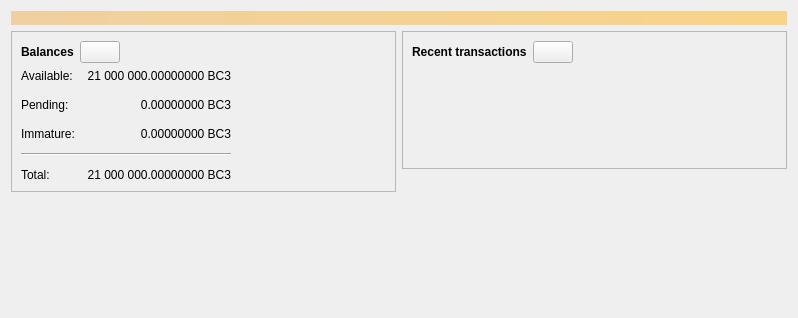
<?xml version="1.0" encoding="UTF-8"?>
<ui version="4.0">
 <class>OverviewPage</class>
 <widget class="QWidget" name="OverviewPage">
  <property name="geometry">
   <rect>
    <x>0</x>
    <y>0</y>
    <width>798</width>
    <height>318</height>
   </rect>
  </property>
  <property name="windowTitle">
   <string>Form</string>
  </property>
  <layout class="QVBoxLayout" name="topLayout">
   <item>
    <widget class="QLabel" name="labelAlerts">
     <property name="visible">
      <bool>false</bool>
     </property>
     <property name="styleSheet">
      <string notr="true">QLabel { background-color: qlineargradient(x1: 0, y1: 0, x2: 1, y2: 0, stop:0 #F0D0A0, stop:1 #F8D488); color:#000000; }</string>
     </property>
     <property name="wordWrap">
      <bool>true</bool>
     </property>
     <property name="margin">
      <number>3</number>
     </property>
     <property name="textInteractionFlags">
      <set>Qt::TextSelectableByMouse</set>
     </property>
    </widget>
   </item>
   <item>
    <layout class="QHBoxLayout" name="horizontalLayout" stretch="1,1">
     <item>
      <layout class="QVBoxLayout" name="verticalLayout_2">
       <item>
        <widget class="QFrame" name="frame">
         <property name="frameShape">
          <enum>QFrame::StyledPanel</enum>
         </property>
         <property name="frameShadow">
          <enum>QFrame::Raised</enum>
         </property>
         <layout class="QVBoxLayout" name="verticalLayout_4">
          <item>
           <layout class="QHBoxLayout" name="horizontalLayout_4">
            <item>
             <widget class="QLabel" name="label_5">
              <property name="font">
               <font>
                <weight>75</weight>
                <bold>true</bold>
               </font>
              </property>
              <property name="text">
               <string>Balances</string>
              </property>
             </widget>
            </item>
            <item>
             <widget class="QPushButton" name="labelWalletStatus">
              <property name="enabled">
               <bool>true</bool>
              </property>
              <property name="maximumSize">
               <size>
                <width>45</width>
                <height>16777215</height>
               </size>
              </property>
              <property name="toolTip">
               <string>The displayed information may be out of date. Your wallet automatically synchronizes with the BitcoinIII network after a connection is established, but this process has not completed yet.</string>
              </property>
              <property name="text">
               <string/>
              </property>
              <property name="icon">
               <iconset resource="../bitcoin.qrc">
                <normaloff>:/icons/warning</normaloff>
                <disabledoff>:/icons/warning</disabledoff>:/icons/warning</iconset>
              </property>
              <property name="iconSize">
               <size>
                <width>24</width>
                <height>24</height>
               </size>
              </property>
             </widget>
            </item>
            <item>
             <spacer name="horizontalSpacer_3">
              <property name="orientation">
               <enum>Qt::Horizontal</enum>
              </property>
              <property name="sizeHint" stdset="0">
               <size>
                <width>40</width>
                <height>20</height>
               </size>
              </property>
             </spacer>
            </item>
           </layout>
          </item>
          <item>
           <layout class="QGridLayout" name="gridLayout">
            <property name="spacing">
             <number>12</number>
            </property>
            <item row="1" column="1">
             <widget class="QLabel" name="labelUnconfirmed">
              <property name="cursor">
               <cursorShape>IBeamCursor</cursorShape>
              </property>
              <property name="toolTip">
               <string>Total of transactions that have yet to be confirmed, and do not yet count toward the spendable balance</string>
              </property>
              <property name="text">
               <string notr="true">0.00000000 BC3</string>
              </property>
              <property name="alignment">
               <set>Qt::AlignRight|Qt::AlignTrailing|Qt::AlignVCenter</set>
              </property>
              <property name="textInteractionFlags">
               <set>Qt::LinksAccessibleByMouse|Qt::TextSelectableByKeyboard|Qt::TextSelectableByMouse</set>
              </property>
             </widget>
            </item>
            <item row="3" column="0" colspan="2">
             <widget class="Line" name="line">
              <property name="orientation">
               <enum>Qt::Horizontal</enum>
              </property>
             </widget>
            </item>
            <item row="4" column="0">
             <widget class="QLabel" name="labelTotalText">
              <property name="text">
               <string>Total:</string>
              </property>
             </widget>
            </item>
            <item row="2" column="1">
             <widget class="QLabel" name="labelImmature">
              <property name="cursor">
               <cursorShape>IBeamCursor</cursorShape>
              </property>
              <property name="toolTip">
               <string>Mined balance that has not yet matured</string>
              </property>
              <property name="text">
               <string notr="true">0.00000000 BC3</string>
              </property>
              <property name="alignment">
               <set>Qt::AlignRight|Qt::AlignTrailing|Qt::AlignVCenter</set>
              </property>
              <property name="textInteractionFlags">
               <set>Qt::LinksAccessibleByMouse|Qt::TextSelectableByKeyboard|Qt::TextSelectableByMouse</set>
              </property>
             </widget>
            </item>
            <item row="1" column="2">
             <spacer name="horizontalSpacer_2">
              <property name="orientation">
               <enum>Qt::Horizontal</enum>
              </property>
              <property name="sizeHint" stdset="0">
               <size>
                <width>40</width>
                <height>20</height>
               </size>
              </property>
             </spacer>
            </item>
            <item row="2" column="0">
             <widget class="QLabel" name="labelImmatureText">
              <property name="text">
               <string>Immature:</string>
              </property>
             </widget>
            </item>
            <item row="4" column="1">
             <widget class="QLabel" name="labelTotal">
              <property name="cursor">
               <cursorShape>IBeamCursor</cursorShape>
              </property>
              <property name="toolTip">
               <string>Your current total balance</string>
              </property>
              <property name="text">
               <string notr="true">21 000 000.00000000 BC3</string>
              </property>
              <property name="alignment">
               <set>Qt::AlignRight|Qt::AlignTrailing|Qt::AlignVCenter</set>
              </property>
              <property name="textInteractionFlags">
               <set>Qt::LinksAccessibleByMouse|Qt::TextSelectableByKeyboard|Qt::TextSelectableByMouse</set>
              </property>
             </widget>
            </item>
            <item row="0" column="0">
             <widget class="QLabel" name="labelBalanceText">
              <property name="text">
               <string>Available:</string>
              </property>
             </widget>
            </item>
            <item row="0" column="1">
             <widget class="QLabel" name="labelBalance">
              <property name="cursor">
               <cursorShape>IBeamCursor</cursorShape>
              </property>
              <property name="toolTip">
               <string>Your current spendable balance</string>
              </property>
              <property name="text">
               <string notr="true">21 000 000.00000000 BC3</string>
              </property>
              <property name="alignment">
               <set>Qt::AlignRight|Qt::AlignTrailing|Qt::AlignVCenter</set>
              </property>
              <property name="textInteractionFlags">
               <set>Qt::LinksAccessibleByMouse|Qt::TextSelectableByKeyboard|Qt::TextSelectableByMouse</set>
              </property>
             </widget>
            </item>
            <item row="1" column="0">
             <widget class="QLabel" name="labelPendingText">
              <property name="text">
               <string>Pending:</string>
              </property>
             </widget>
            </item>
           </layout>
          </item>
         </layout>
        </widget>
       </item>
       <item>
        <spacer name="verticalSpacer">
         <property name="orientation">
          <enum>Qt::Vertical</enum>
         </property>
         <property name="sizeHint" stdset="0">
          <size>
           <width>20</width>
           <height>40</height>
          </size>
         </property>
        </spacer>
       </item>
      </layout>
     </item>
     <item>
      <layout class="QVBoxLayout" name="verticalLayout_3">
       <item>
        <widget class="QFrame" name="frame_2">
         <property name="frameShape">
          <enum>QFrame::StyledPanel</enum>
         </property>
         <property name="frameShadow">
          <enum>QFrame::Raised</enum>
         </property>
         <layout class="QVBoxLayout" name="verticalLayout">
          <item>
           <layout class="QHBoxLayout" name="horizontalLayout_2">
            <item>
             <widget class="QLabel" name="label_4">
              <property name="font">
               <font>
                <weight>75</weight>
                <bold>true</bold>
               </font>
              </property>
              <property name="text">
               <string>Recent transactions</string>
              </property>
             </widget>
            </item>
            <item>
             <widget class="QPushButton" name="labelTransactionsStatus">
              <property name="enabled">
               <bool>true</bool>
              </property>
              <property name="maximumSize">
               <size>
                <width>45</width>
                <height>16777215</height>
               </size>
              </property>
              <property name="toolTip">
               <string>The displayed information may be out of date. Your wallet automatically synchronizes with the BitcoinIII network after a connection is established, but this process has not completed yet.</string>
              </property>
              <property name="text">
               <string/>
              </property>
              <property name="icon">
               <iconset resource="../bitcoin.qrc">
                <normaloff>:/icons/warning</normaloff>
                <disabledoff>:/icons/warning</disabledoff>:/icons/warning</iconset>
              </property>
              <property name="iconSize">
               <size>
                <width>24</width>
                <height>24</height>
               </size>
              </property>
             </widget>
            </item>
            <item>
             <spacer name="horizontalSpacer">
              <property name="orientation">
               <enum>Qt::Horizontal</enum>
              </property>
              <property name="sizeHint" stdset="0">
               <size>
                <width>40</width>
                <height>20</height>
               </size>
              </property>
             </spacer>
            </item>
           </layout>
          </item>
          <item>
           <widget class="TransactionOverviewWidget" name="listTransactions">
            <property name="styleSheet">
             <string notr="true">QListView { background: transparent; }</string>
            </property>
            <property name="frameShape">
             <enum>QFrame::NoFrame</enum>
            </property>
            <property name="verticalScrollBarPolicy">
             <enum>Qt::ScrollBarAlwaysOff</enum>
            </property>
            <property name="horizontalScrollBarPolicy">
             <enum>Qt::ScrollBarAlwaysOff</enum>
            </property>
            <property name="sizeAdjustPolicy">
             <enum>QAbstractScrollArea::AdjustToContents</enum>
            </property>
            <property name="selectionMode">
             <enum>QAbstractItemView::NoSelection</enum>
            </property>
            <property name="uniformItemSizes">
             <bool>true</bool>
            </property>
           </widget>
          </item>
         </layout>
        </widget>
       </item>
       <item>
        <spacer name="verticalSpacer_2">
         <property name="orientation">
          <enum>Qt::Vertical</enum>
         </property>
         <property name="sizeHint" stdset="0">
          <size>
           <width>20</width>
           <height>40</height>
          </size>
         </property>
        </spacer>
       </item>
      </layout>
     </item>
    </layout>
   </item>
  </layout>
 </widget>
 <customwidgets>
  <customwidget>
   <class>TransactionOverviewWidget</class>
   <extends>QListView</extends>
   <header>qt/transactionoverviewwidget.h</header>
  </customwidget>
 </customwidgets>
 <resources/>
 <connections/>
</ui>
